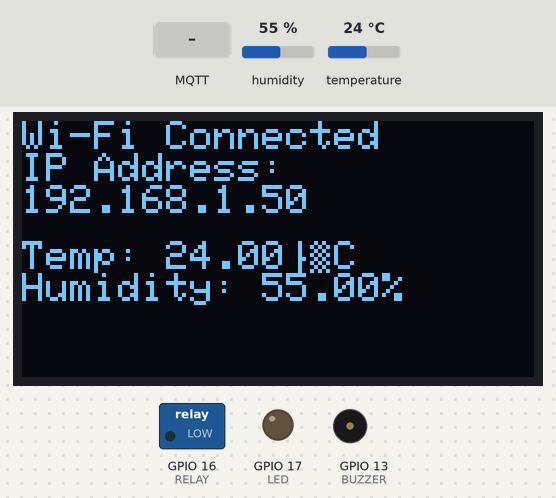
Recording of a sketch running on a simulated ESP32. Parts: 128×64 one-colour display, switched loads named in the sketch (green lamp = pin HIGH), output pins drawn as LEDs (lit = HIGH), buzzer (waves = sounding, pin HIGH). The inputs (shaded band) are chosen by the test bench; at power-on: humidity 55 %, temperature 24 °C. WiFi joins after 1.5 s; servers stay silent unless stated; the display library's start-up logo is not drawn; no MQTT or app messages arrive unless stated; what the sketch prints to the serial monitor is not drawn.

Above: at 5.6 s.
5.7 s: humidity set to 22 %
At 11.2 s:
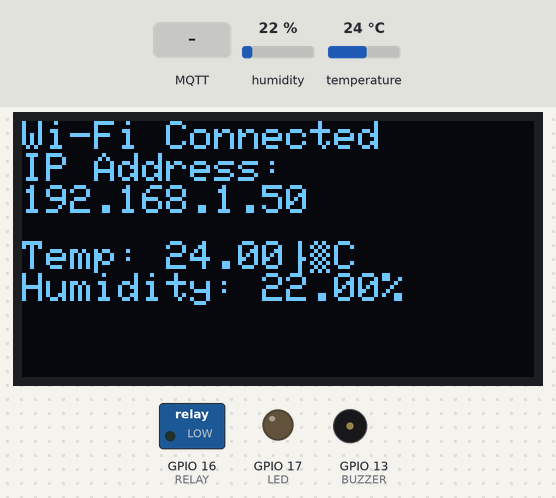
11.5 s: MQTT message "ON" arrives on the first subscribed topic
At 12.7 s:
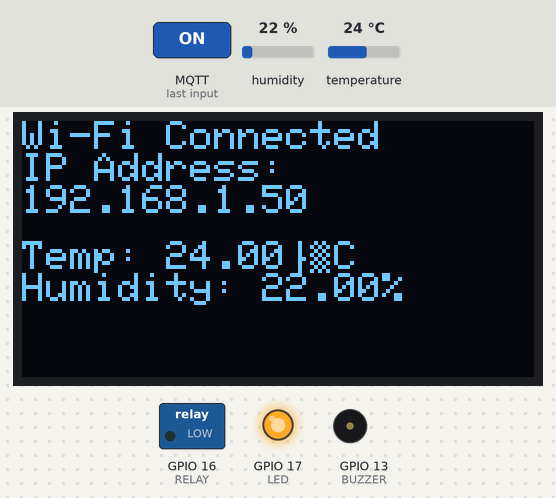
13.0 s: MQTT message "ON" arrives on the second subscribed topic
At 13.9 s:
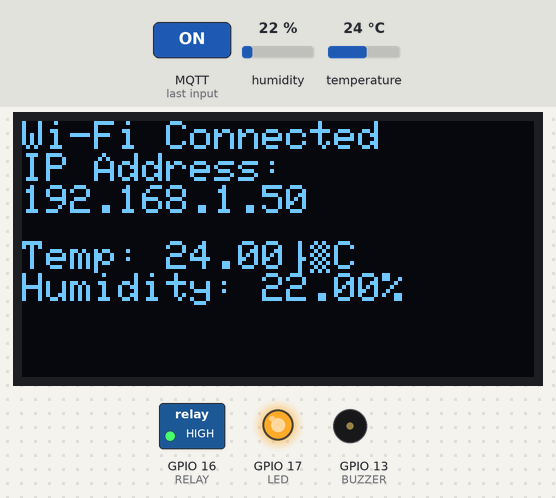
14.5 s: MQTT message "1" arrives on the first subscribed topic
At 15.0 s:
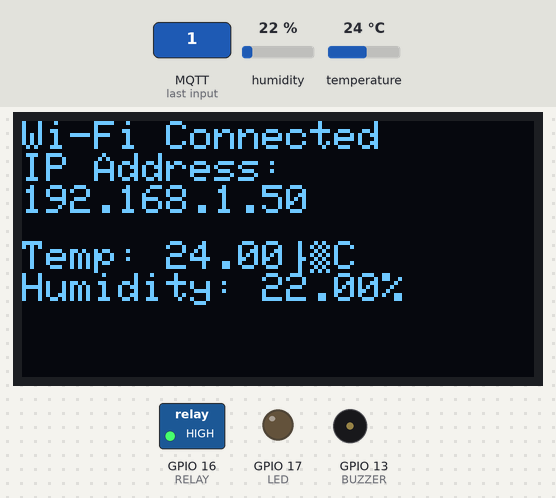
16.0 s: temperature set to 12 °C
At 20.3 s:
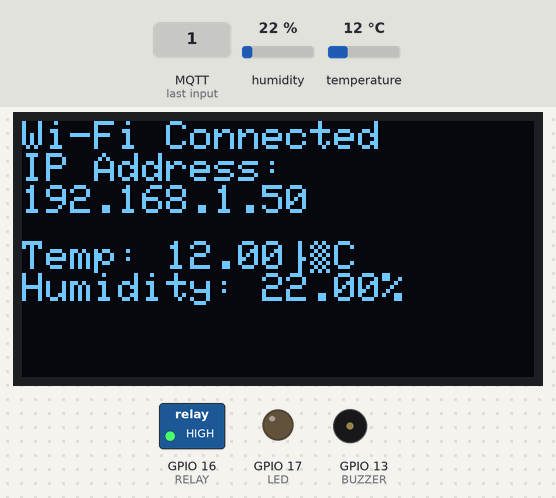
21.5 s: humidity set to 40 %
At 25.3 s:
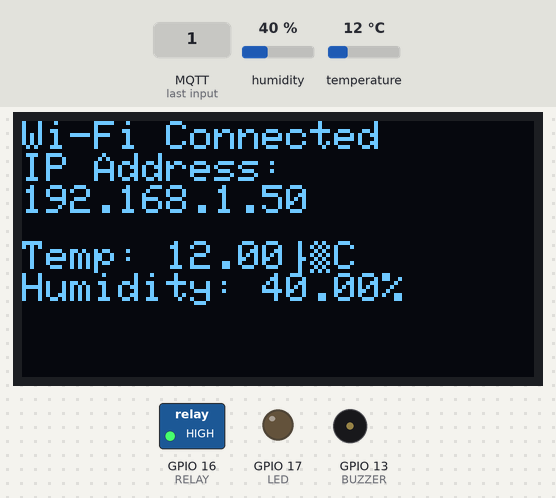
Timing chart, 0 to 26.8 s (numbered marks = the images above; inputs shaded):
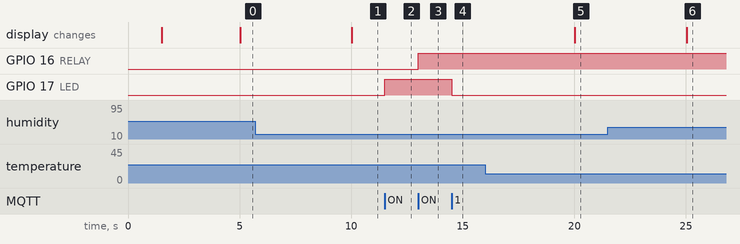

The sketch:

10-PUBSUBCLIENT_SMARTHOME_OLED.ino
```cpp
// (licence header left out)
#include <Adafruit_Sensor.h>
#include <DHT_U.h>
#include <WiFi.h>
#include <PubSubClient.h>
#include <ArduinoJson.h>
#include <Adafruit_SSD1306.h>

#define DHTPIN 4
#define LED 17
#define RELAY 16 // Relay pin
#define BUZZER 13 // Buzzer pin
#define DHTTYPE DHT11

DHT_Unified dht(DHTPIN, DHTTYPE);
uint32_t delayMS;

const char *ssid = "OPPO Reno10 Pro 5G";
const char *password = "aqil1234";
const char *mqttServer = "broker.hivemq.com";
const char *topic = "Tempdata12";
const char *relayTopic = "RelayHome1"; // New MQTT topic for relay control
const char *relayTopic2 = "lights";

WiFiClient espClient;
PubSubClient client(espClient);

#define SCREEN_WIDTH 128
#define SCREEN_HEIGHT 64
#define OLED_RESET -1
Adafruit_SSD1306 display(SCREEN_WIDTH, SCREEN_HEIGHT, &Wire, OLED_RESET);

void setup_wifi() {
  delay(10);
  WiFi.begin(ssid, password);
  while (WiFi.status() != WL_CONNECTED) {
    delay(500);
    Serial.print(".");
  }
  Serial.println("");
  Serial.println("WiFi connected");
  Serial.println("IP address: ");
  Serial.println(WiFi.localIP());
}

void reconnect() {
  while (!client.connected()) {
    if (client.connect("espClient")) {
      Serial.println("MQTT connected");
      client.subscribe(relayTopic2);
      client.subscribe(relayTopic); // Subscribe to the relay topic
      Serial.println("Topic Subscribed");
    } else {
      Serial.print("failed, rc=");
      Serial.print(client.state());
      Serial.println(" try again in 5 seconds");
      delay(5000);
    }
  }
}

void callback(char *topic, byte *payload, unsigned int length) {
  String data = "";
  for (int i = 0; i < length; i++) {
    data += (char)payload[i];
  }
  Serial.println("Message received: " + data);
  if (data == "ON") {
    digitalWrite(LED, HIGH);
  } else {
    digitalWrite(LED, LOW);
  }

  // Check if the received message is for the relay
  if (String(topic) == relayTopic) {
    if (data == "ON") {
      digitalWrite(RELAY, HIGH); // Turn on the relay
    } else {
      digitalWrite(RELAY, LOW); // Turn off the relay
    }
  }
}

void setup() {
  Serial.begin(115200);
  dht.begin();
  sensor_t sensor;
  dht.temperature().getSensor(&sensor);
  dht.humidity().getSensor(&sensor);
  pinMode(LED, OUTPUT);
  pinMode(RELAY, OUTPUT); // Set relay pin as output
  pinMode(BUZZER, OUTPUT); // Set buzzer pin as output
  digitalWrite(LED, LOW);
  digitalWrite(RELAY, LOW); // Initialize relay state to off
  digitalWrite(BUZZER, LOW); // Initialize buzzer state to off

  setup_wifi();
  client.setServer(mqttServer, 1883);
  client.setCallback(callback);

  if (!display.begin(SSD1306_SWITCHCAPVCC, 0x3C)) {
    Serial.println(F("SSD1306 allocation failed"));
    for (;;)
      ;
  }
  display.display();
  delay(2000);
  display.clearDisplay();
}


void loop() {
  if (!client.connected()) {
    reconnect();
  }
  client.loop();

  unsigned long currentMillis = millis();
  static unsigned long previousMillis = 0;
  const long interval = 5000; // Update every 5 seconds

  if (currentMillis - previousMillis >= interval) {
    previousMillis = currentMillis;

    sensors_event_t event;
    dht.temperature().getEvent(&event);

    float temp, hum;

    if (isnan(event.temperature)) {
      Serial.println(F("Error reading temperature!"));
    } else {
      Serial.print(F("Temperature: "));
      temp = event.temperature;
      Serial.print(temp);
      Serial.println(F("°C"));
    }

    dht.humidity().getEvent(&event);
    if (isnan(event.relative_humidity)) {
      Serial.println(F("Error reading humidity!"));
    } else {
      Serial.print(F("Humidity: "));
      hum = event.relative_humidity;
      Serial.print(hum);
      Serial.println(F("%"));
    }

    display.clearDisplay();
    display.setTextSize(1);
    display.setTextColor(SSD1306_WHITE);
    display.setCursor(0, 0);

    if (WiFi.status() == WL_CONNECTED) {
      display.println("Wi-Fi Connected");
      display.println("IP Address:");
      display.println(WiFi.localIP());
    } else {
      display.println("Wi-Fi Disconnected");
    }

    display.setTextSize(1);
    display.setCursor(0, 30);
    display.print("Temp: ");
    display.print(temp);
    display.println("°C");
    display.print("Humidity: ");
    display.print(hum);
    display.println("%");
    display.display();

    String msgStr = String(temp) + "," + String(hum);
    char msg[msgStr.length() + 1];
    msgStr.toCharArray(msg, sizeof(msg));
    client.publish(topic, msg);
    delay(50);
  }
}
```

Measured:
- after the input at 5.7 s, the display: changes after 4.3 s (image 1)
- after the input at 11.5 s, GPIO 17 (LED): LOW → HIGH at once
- after the input at 13.0 s, GPIO 16 (RELAY): LOW → HIGH at once
- after the input at 14.5 s, GPIO 17 (LED): HIGH → LOW at once
- after the input at 16.0 s, the display: changes after 4.0 s (image 5)
- after the input at 21.5 s, the display: changes after 3.5 s (image 6)
